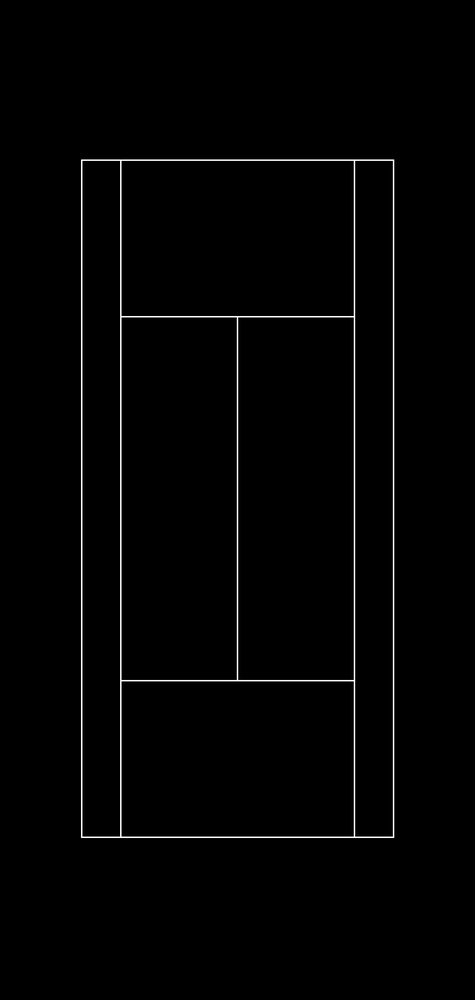
#> input picture court_configurations/court_reference.png, 475 x 1000 px, shrunk from 1665 x 3506 before the run
$ python detect_line_for_video.py --video_path court_configurations/court_reference.png --out_npy out.png
#> lines starting #> are read from the running program, lines starting #| are printed output that depends on the picture; after the words box and inside, x2 and y2 are one past the last pixel; in counts of white or black regions, pixels touching at a corner belong together
### court_reference.py
import cv2
import numpy as np
import matplotlib.pyplot as plt
from pathlib import Path


class CourtReference:
    """
    Court reference model
    """
    def __init__(self):
        # Get the directory of this file
        current_dir = Path(__file__).resolve().parent
        self.court_config_dir = current_dir / "court_configurations"
        self.court_config_dir.mkdir(parents=True, exist_ok=True)

        self.baseline_top = ((286, 561), (1379, 561))
        self.baseline_bottom = ((286, 2935), (1379, 2935))
        self.net = ((286, 1748), (1379, 1748))
        self.left_court_line = ((286, 561), (286, 2935))
        self.right_court_line = ((1379, 561), (1379, 2935))
        self.left_inner_line = ((423, 561), (423, 2935))
        self.right_inner_line = ((1242, 561), (1242, 2935))
        self.middle_line = ((832, 1110), (832, 2386))
        self.top_inner_line = ((423, 1110), (1242, 1110))
        self.bottom_inner_line = ((423, 2386), (1242, 2386))
        self.top_extra_part = (832.5, 580)
        self.bottom_extra_part = (832.5, 2910)

        self.court_conf = {1: [*self.baseline_top, *self.baseline_bottom],
                           2: [self.left_inner_line[0], self.right_inner_line[0], self.left_inner_line[1],
                               self.right_inner_line[1]],
                           3: [self.left_inner_line[0], self.right_court_line[0], self.left_inner_line[1],
                               self.right_court_line[1]],
                           4: [self.left_court_line[0], self.right_inner_line[0], self.left_court_line[1],
                               self.right_inner_line[1]],
                           5: [*self.top_inner_line, *self.bottom_inner_line],
                           6: [*self.top_inner_line, self.left_inner_line[1], self.right_inner_line[1]],
                           7: [self.left_inner_line[0], self.right_inner_line[0], *self.bottom_inner_line],
                           8: [self.right_inner_line[0], self.right_court_line[0], self.right_inner_line[1],
                               self.right_court_line[1]],
                           9: [self.left_court_line[0], self.left_inner_line[0], self.left_court_line[1],
                               self.left_inner_line[1]],
                           10: [self.top_inner_line[0], self.middle_line[0], self.bottom_inner_line[0],
                                self.middle_line[1]],
                           11: [self.middle_line[0], self.top_inner_line[1], self.middle_line[1],
                                self.bottom_inner_line[1]],
                           12: [*self.bottom_inner_line, self.left_inner_line[1], self.right_inner_line[1]]}
        self.line_width = 1
        self.court_width = 1117
        self.court_height = 2408
        self.top_bottom_border = 549
        self.right_left_border = 274
        self.court_total_width = self.court_width + self.right_left_border * 2
        self.court_total_height = self.court_height + self.top_bottom_border * 2

        court_ref_path = self.court_config_dir / "court_reference.png"
        self.court = cv2.cvtColor(cv2.imread(str(court_ref_path)), cv2.COLOR_BGR2GRAY)
#> self.court: shape (1000, 475); min 0, max 255, mean 3.3

    # [21 lines left out: function build_court_reference, not called in this run]

    def get_important_lines(self):
        """
        Returns all lines of the court
        """
        lines = [*self.baseline_top, *self.baseline_bottom, *self.net, *self.left_court_line, *self.right_court_line,
                 *self.left_inner_line, *self.right_inner_line, *self.middle_line,
                 *self.top_inner_line, *self.bottom_inner_line]
        return lines

    def get_extra_parts(self):
        parts = [self.top_extra_part, self.bottom_extra_part]
        return parts

    # [26 lines left out: functions save_all_court_configurations, get_court_mask, not called in this run]


# [3 lines that do not run on import are left out]

### court_detector.py
import numpy as np
import cv2
from matplotlib import pyplot as plt
from sympy import Line
from itertools import combinations
from court_reference import CourtReference
import scipy.signal as sp

try:
  from google.colab.patches import cv2_imshow
except:
  pass


class CourtDetector:
  """
  Detecting and tracking court in frame
  """
  def __init__(self, verbose=0):
    self.verbose = verbose
    self.colour_threshold = 200
    self.dist_tau = 3
    self.intensity_threshold = 40
    self.court_reference = CourtReference()
    self.v_width = 0
    self.v_height = 0
    self.frame = None
    self.gray = None
    self.court_warp_matrix = []
    self.game_warp_matrix = []
    self.court_score = 0
    self.baseline_top = None
    self.baseline_bottom = None
    self.net = None
    self.left_court_line = None
    self.right_court_line = None
    self.left_inner_line = None
    self.right_inner_line = None
    self.middle_line = None
    self.top_inner_line = None
    self.bottom_inner_line = None
    self.success_flag = False
    self.success_accuracy = 80
    self.success_score = 1000
    self.best_conf = None
    self.frame_points = None
    self.dist = 5


  def detect(self, frame, verbose=0):
    """
    Detecting the court in the frame
    """
    self.verbose = verbose
    self.frame = frame
    self.v_height, self.v_width = frame.shape[:2]
    # Get binary image from the frame
    self.gray = self._threshold(frame)

    # Filter pixel using the court known structure
    filtered = self._filter_pixels(self.gray)

    # Detect lines using Hough transform
    horizontal_lines, vertical_lines = self._detect_lines(filtered)

    # Find transformation from reference court to frame`s court
    court_warp_matrix, game_warp_matrix, self.court_score = self._find_homography(horizontal_lines,
                                                                                  vertical_lines)
    self.court_warp_matrix.append(court_warp_matrix)
    self.game_warp_matrix.append(game_warp_matrix)
    # [5 lines of commented-out code are left out]
    return self.find_lines_location()

  def _threshold(self, frame):
    """
    Simple thresholding for white pixels
    """
    gray = cv2.cvtColor(frame, cv2.COLOR_BGR2GRAY)
    gray = cv2.threshold(gray, 200, 255, cv2.THRESH_BINARY)[1]
    return gray


  # [14 lines left out: function _filter_pixels, not called in this run]

  def _filter_pixels(self, gray):
    """
    Filter pixels by using the court line structure
    """
    for i in range(self.dist_tau, len(gray) - self.dist_tau):
      for j in range(self.dist_tau, len(gray[0]) - self.dist_tau):
        if gray[i, j] == 0:
          continue
        if (gray[i, j] - gray[i + self.dist_tau, j] > self.intensity_threshold and gray[i, j] - gray[i - self.dist_tau, j] > self.intensity_threshold):
          continue
        if (gray[i, j] - gray[i, j + self.dist_tau] > self.intensity_threshold and gray[i, j] - gray[i, j - self.dist_tau] > self.intensity_threshold):
          continue
        gray[i, j] = 0
    return gray

  def _detect_lines(self, gray):
        """
        Finds all line in frame using Hough transform
        """
        minLineLength = 100
        maxLineGap = 20
        # Detect all lines
        lines = cv2.HoughLinesP(gray, 1, np.pi / 180, 80, minLineLength=minLineLength, maxLineGap=maxLineGap)
        lines = np.squeeze(lines)
        if self.verbose:
            display_lines_on_frame(self.frame.copy(), [], lines)

        # Classify the lines using their slope
        horizontal, vertical = self._classify_lines(lines)
        if self.verbose:
            display_lines_on_frame(self.frame.copy(), horizontal, vertical)

        # Merge lines that belong to the same line on frame
        horizontal, vertical = self._merge_lines(horizontal, vertical)
        if self.verbose:
            display_lines_on_frame(self.frame.copy(), horizontal, vertical)

        return horizontal, vertical

  def _classify_lines(self, lines):
        """
        Classify line to vertical and horizontal lines
        """
        horizontal = []
        vertical = []
        highest_vertical_y = np.inf
        lowest_vertical_y = 0
        for line in lines:
            x1, y1, x2, y2 = line
            dx = abs(x1 - x2)
            dy = abs(y1 - y2)
            if dx > 2 * dy:
                horizontal.append(line)
            else:
                vertical.append(line)
                highest_vertical_y = min(highest_vertical_y, y1, y2)
                lowest_vertical_y = max(lowest_vertical_y, y1, y2)

        # Filter horizontal lines using vertical lines lowest and highest point
        clean_horizontal = []
        h = lowest_vertical_y - highest_vertical_y
        lowest_vertical_y += h / 15
        highest_vertical_y -= h * 2 / 15
        for line in horizontal:
            x1, y1, x2, y2 = line
            if lowest_vertical_y > y1 > highest_vertical_y and lowest_vertical_y > y1 > highest_vertical_y:
                clean_horizontal.append(line)
        return clean_horizontal, vertical

  # [18 lines left out: function _classify_vertical, not called in this run]

  def _merge_lines(self, horizontal_lines, vertical_lines):
        """
        Merge lines that belongs to the same frame`s lines
        """

        # Merge horizontal lines
        horizontal_lines = sorted(horizontal_lines, key=lambda item: item[0])
        mask = [True] * len(horizontal_lines)
        new_horizontal_lines = []
        for i, line in enumerate(horizontal_lines):
            if mask[i]:
                for j, s_line in enumerate(horizontal_lines[i + 1:]):
                    if mask[i + j + 1]:
                        x1, y1, x2, y2 = line
                        x3, y3, x4, y4 = s_line
                        dy = abs(y3 - y2)
                        if dy < 10:
                            points = sorted([(x1, y1), (x2, y2), (x3, y3), (x4, y4)], key=lambda x: x[0])
                            line = np.array([*points[0], *points[-1]])
                            mask[i + j + 1] = False
                new_horizontal_lines.append(line)

        # Merge vertical lines
        vertical_lines = sorted(vertical_lines, key=lambda item: item[1])
        xl, yl, xr, yr = (0, self.v_height * 6 / 7, self.v_width, self.v_height * 6 / 7)
        mask = [True] * len(vertical_lines)
        new_vertical_lines = []
        for i, line in enumerate(vertical_lines):
            if mask[i]:
                for j, s_line in enumerate(vertical_lines[i + 1:]):
                    if mask[i + j + 1]:
                        x1, y1, x2, y2 = line
                        x3, y3, x4, y4 = s_line
                        xi, yi = line_intersection(((x1, y1), (x2, y2)), ((xl, yl), (xr, yr)))
                        xj, yj = line_intersection(((x3, y3), (x4, y4)), ((xl, yl), (xr, yr)))

                        dx = abs(xi - xj)
                        if dx < 10:
                            points = sorted([(x1, y1), (x2, y2), (x3, y3), (x4, y4)], key=lambda x: x[1])
                            line = np.array([*points[0], *points[-1]])
                            mask[i + j + 1] = False

                new_vertical_lines.append(line)
        return new_horizontal_lines, new_vertical_lines

  def _find_homography(self, horizontal_lines, vertical_lines):
        """
        Finds transformation from reference court to frame`s court using 4 pairs of matching points
        """
        max_score = -np.inf
        max_mat = None
        max_inv_mat = None
        k = 0
        # Loop over every pair of horizontal lines and every pair of vertical lines
        for horizontal_pair in list(combinations(horizontal_lines, 2)):
            for vertical_pair in list(combinations(vertical_lines, 2)):
                h1, h2 = horizontal_pair
                v1, v2 = vertical_pair
                # Finding intersection points of all lines
                i1 = line_intersection((tuple(h1[:2]), tuple(h1[2:])), (tuple(v1[0:2]), tuple(v1[2:])))
                i2 = line_intersection((tuple(h1[:2]), tuple(h1[2:])), (tuple(v2[0:2]), tuple(v2[2:])))
                i3 = line_intersection((tuple(h2[:2]), tuple(h2[2:])), (tuple(v1[0:2]), tuple(v1[2:])))
                i4 = line_intersection((tuple(h2[:2]), tuple(h2[2:])), (tuple(v2[0:2]), tuple(v2[2:])))

                intersections = [i1, i2, i3, i4]
                intersections = sort_intersection_points(intersections)

                for i, configuration in self.court_reference.court_conf.items():
                    # Find transformation
                    matrix, _ = cv2.findHomography(np.float32(configuration), np.float32(intersections), method=0)
                    inv_matrix = cv2.invert(matrix)[1]
                    # Get transformation score
                    confi_score = self._get_confi_score(matrix)

                    if max_score < confi_score:
                        max_score = confi_score
                        max_mat = matrix
                        max_inv_mat = inv_matrix
                        self.best_conf = i

                    k += 1

        if self.verbose:
            frame = self.frame.copy()
            court = self.add_court_overlay(frame, max_mat, (255, 0, 0))
            cv2.imshow('court', court)
            if cv2.waitKey(0) & 0xff == 27:
                cv2.destroyAllWindows()
        # print(f'Score = {max_score}')
        # print(f'Combinations tested = {k}')

        return max_mat, max_inv_mat, max_score

  def _get_confi_score(self, matrix):
        """
        Calculate transformation score
        """
        court = cv2.warpPerspective(self.court_reference.court, matrix, self.frame.shape[1::-1])
        court[court > 0] = 1
        gray = self.gray.copy()
        gray[gray > 0] = 1
        correct = court * gray
        wrong = court - correct
        c_p = np.sum(correct)
        w_p = np.sum(wrong)
        return c_p - 0.5 * w_p


  # [9 lines left out: function add_court_overlay, not called in this run]

  def find_lines_location(self):
        """
        Finds important lines location on frame
        """
        self.p = np.array(self.court_reference.get_important_lines(), dtype=np.float32).reshape((-1, 1, 2))
        self.lines = cv2.perspectiveTransform(self.p, self.court_warp_matrix[-1]).reshape(-1)
        # [10 lines of commented-out code are left out]
        return self.lines
        # [7 lines of commented-out code are left out]

  # [130 lines left out: functions get_warped_court, track_court, not called in this run]

def line_intersection(line1, line2):
    """
    Find 2 lines intersection point
    """
    l1 = Line(line1[0], line1[1])
    l2 = Line(line2[0], line2[1])

    intersection = l1.intersection(l2)
    return intersection[0].coordinates

def sort_intersection_points(intersections):
    """
    sort intersection points from top left to bottom right
    """
    y_sorted = sorted(intersections, key=lambda x: x[1])
    p12 = y_sorted[:2]
    p34 = y_sorted[2:]
    p12 = sorted(p12, key=lambda x: x[0])
    p34 = sorted(p34, key=lambda x: x[0])
    return p12 + p34

# [24 lines of commented-out code are left out]

### detect_line_for_video.py
import argparse
from pathlib import Path

import cv2
import numpy as np

from court_detector import CourtDetector


def parse_args():
    parser = argparse.ArgumentParser(description="Detect court line and save output/line/{video_id}.npy")
    parser.add_argument("--video_path", type=str, required=True)
    parser.add_argument("--out_npy", type=str, required=True)
    parser.add_argument("--candidate_frames", type=int, nargs="*", default=[0, 5, 10, 15, 20, 30, 40, 50, 60, 80, 100, 120, 140])
    return parser.parse_args()


def main():
    args = parse_args()
    video_path = Path(args.video_path)
    out_npy = Path(args.out_npy)

    cap = cv2.VideoCapture(str(video_path))
    if not cap.isOpened():
        raise RuntimeError(f"Cannot open video: {video_path}")

    total_frames = int(cap.get(cv2.CAP_PROP_FRAME_COUNT))
    candidates = [f for f in args.candidate_frames if 0 <= f < max(total_frames, 1)]
    if not candidates:
        candidates = [0]

    detector = CourtDetector(verbose=0)
    line40 = None
    used_frame = None

    for idx in candidates:
        cap.set(cv2.CAP_PROP_POS_FRAMES, idx)
        ok, frame = cap.read()
        if not ok:
            continue

        try:
            line = detector.detect(frame, verbose=0)
        except Exception:
            line = None

        if line is None:
            continue

        arr = np.asarray(line, dtype=np.float32).reshape(-1)
        if arr.shape[0] != 40:
            continue
        if not np.isfinite(arr).all():
            continue

        line40 = arr
        used_frame = idx
        break
#> this loop made 1 pass
#> pass 1, in _threshold, `gray = cv2.threshold(gray, 200, 255, cv2.THRESH_BINARY)[1]`:
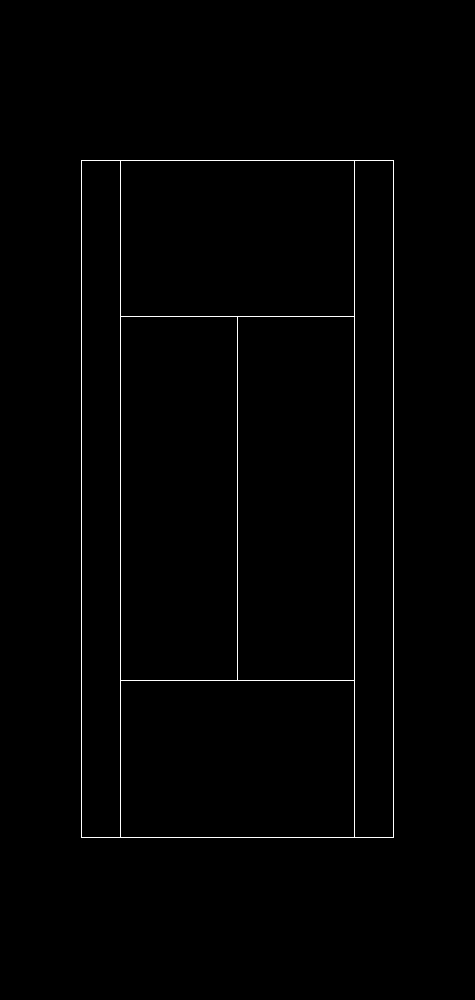
#> gray: shape (1000, 475); 0.88% white in thin lines or dots, all inside (x1, y1, x2, y2) = (81, 160, 394, 838)
#> pass 1, in _get_confi_score, `correct = court * gray`:
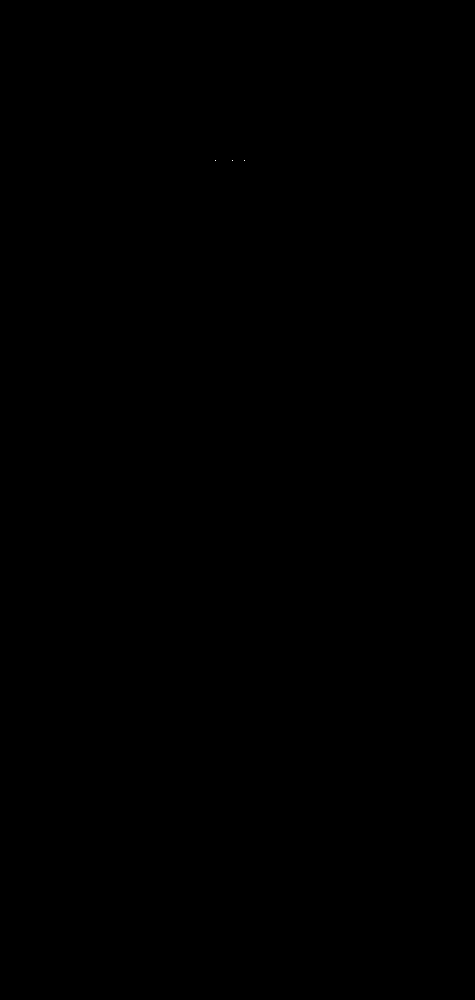
#> correct: shape (1000, 475); values 0 (black) and 1 (white), 0% white in thin lines or dots, all inside (x1, y1, x2, y2) = (215, 160, 245, 161)
#> pass 1, in _get_confi_score, `wrong = court - correct`:
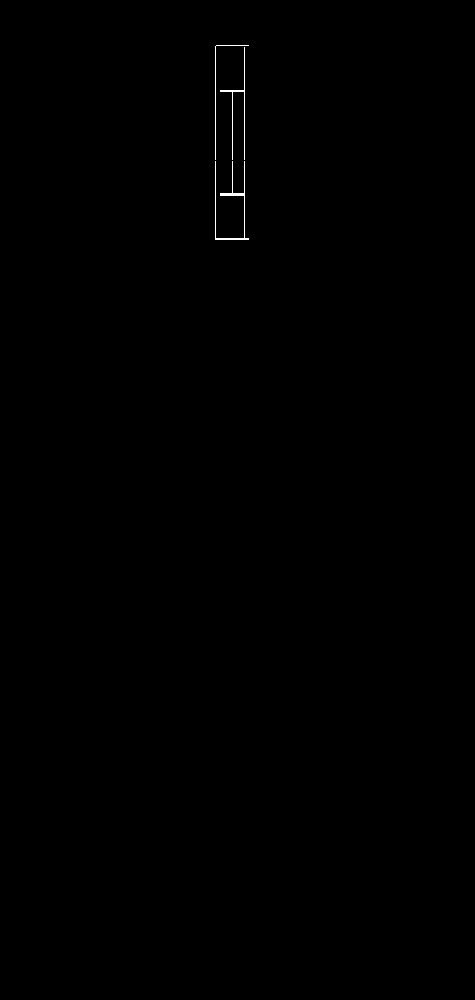
#> wrong: shape (1000, 475); values 0 (black) and 1 (white), 0.15% white in thin lines or dots, all inside (x1, y1, x2, y2) = (215, 45, 249, 240)
#> frame is the input picture: shape (1000, 475, 3); min 0, max 255, mean 3.3

    cap.release()

    if line40 is None:
        raise RuntimeError("Court detection failed on all candidate frames")

    out_npy.parent.mkdir(parents=True, exist_ok=True)
    out = np.tile(line40.reshape(1, 40), (max(total_frames, 1), 1)).astype(np.float32)
    np.save(str(out_npy), out)

    print(f"[OK] detected frame: {used_frame}")
    print(f"[OK] saved: {out_npy}")
    print(f"[OK] shape: {out.shape}")
#| [OK] shape: (1, 40)


if __name__ == "__main__":
    main()
